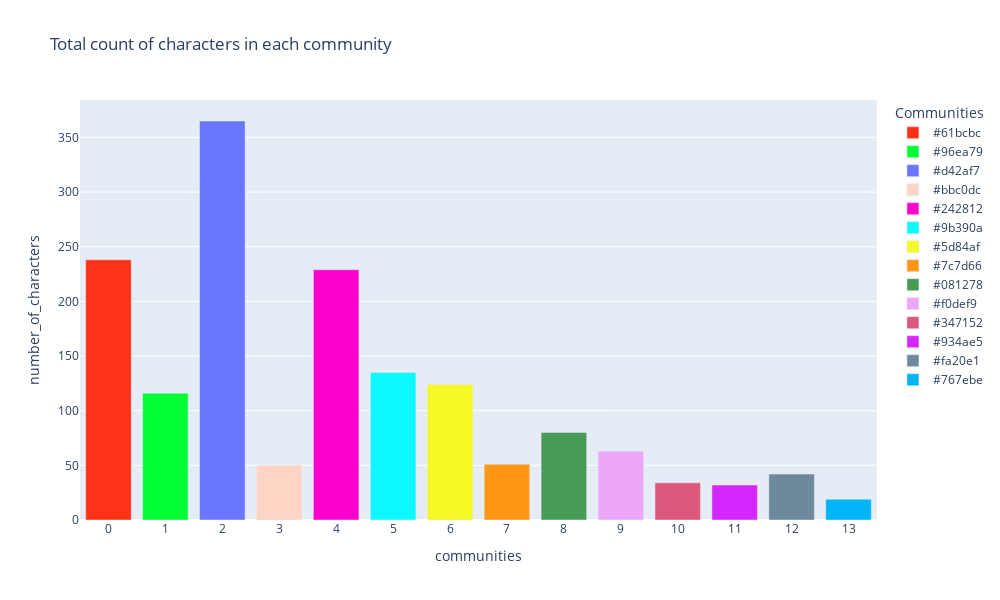

Here is the notebook cell this chart was saved with:
### Code cell
import plotly.express as px
df = px.data.tips()
fig = px.bar(df_com_plot, x='communities', y='number_of_characters',
             color='color',
             width=1500, height=400, color_discrete_sequence=px.colors.qualitative.Light24, 
             title="Total count of characters in each community",
             labels={"Count": "communities"})
fig.update_xaxes(showticklabels=True ) 
fig.update_layout(width=1000,height=600,xaxis=dict(type = "category") )
fig.update_layout(legend=dict(
    title = "Communities"
))

### Figure 1 — Plotly figure (JSON) as saved in the notebook; plotly's stock layout.template omitted (floating-point values rounded to 4 significant figures)
{"data": [{"alignmentgroup": "True", "hovertemplate": "color=#61bcbc<br>communities=%{x}<br>number_of_characters=%{y}<extra></extra>", "legendgroup": "#61bcbc", "marker": {"color": "#FD3216"}, "name": "#61bcbc", "offsetgroup": "#61bcbc", "orientation": "v", "showlegend": true, "textposition": "auto", "type": "bar", "x": [0], "xaxis": "x", "y": [238], "yaxis": "y"}, {"alignmentgroup": "True", "hovertemplate": "color=#96ea79<br>communities=%{x}<br>number_of_characters=%{y}<extra></extra>", "legendgroup": "#96ea79", "marker": {"color": "#00FE35"}, "name": "#96ea79", "offsetgroup": "#96ea79", "orientation": "v", "showlegend": true, "textposition": "auto", "type": "bar", "x": [1], "xaxis": "x", "y": [116], "yaxis": "y"}, {"alignmentgroup": "True", "hovertemplate": "color=#d42af7<br>communities=%{x}<br>number_of_characters=%{y}<extra></extra>", "legendgroup": "#d42af7", "marker": {"color": "#6A76FC"}, "name": "#d42af7", "offsetgroup": "#d42af7", "orientation": "v", "showlegend": true, "textposition": "auto", "type": "bar", "x": [2], "xaxis": "x", "y": [365], "yaxis": "y"}, {"alignmentgroup": "True", "hovertemplate": "color=#bbc0dc<br>communities=%{x}<br>number_of_characters=%{y}<extra></extra>", "legendgroup": "#bbc0dc", "marker": {"color": "#FED4C4"}, "name": "#bbc0dc", "offsetgroup": "#bbc0dc", "orientation": "v", "showlegend": true, "textposition": "auto", "type": "bar", "x": [3], "xaxis": "x", "y": [50], "yaxis": "y"}, {"alignmentgroup": "True", "hovertemplate": "color=#242812<br>communities=%{x}<br>number_of_characters=%{y}<extra></extra>", "legendgroup": "#242812", "marker": {"color": "#FE00CE"}, "name": "#242812", "offsetgroup": "#242812", "orientation": "v", "showlegend": true, "textposition": "auto", "type": "bar", "x": [4], "xaxis": "x", "y": [229], "yaxis": "y"}, {"alignmentgroup": "True", "hovertemplate": "color=#9b390a<br>communities=%{x}<br>number_of_characters=%{y}<extra></extra>", "legendgroup": "#9b390a", "marker": {"color": "#0DF9FF"}, "name": "#9b390a", "offsetgroup": "#9b390a", "orientation": "v", "showlegend": true, "textposition": "auto", "type": "bar", "x": [5], "xaxis": "x", "y": [135], "yaxis": "y"}, {"alignmentgroup": "True", "hovertemplate": "color=#5d84af<br>communities=%{x}<br>number_of_characters=%{y}<extra></extra>", "legendgroup": "#5d84af", "marker": {"color": "#F6F926"}, "name": "#5d84af", "offsetgroup": "#5d84af", "orientation": "v", "showlegend": true, "textposition": "auto", "type": "bar", "x": [6], "xaxis": "x", "y": [124], "yaxis": "y"}, {"alignmentgroup": "True", "hovertemplate": "color=#7c7d66<br>communities=%{x}<br>number_of_characters=%{y}<extra></extra>", "legendgroup": "#7c7d66", "marker": {"color": "#FF9616"}, "name": "#7c7d66", "offsetgroup": "#7c7d66", "orientation": "v", "showlegend": true, "textposition": "auto", "type": "bar", "x": [7], "xaxis": "x", "y": [51], "yaxis": "y"}, {"alignmentgroup": "True", "hovertemplate": "color=#081278<br>communities=%{x}<br>number_of_characters=%{y}<extra></extra>", "legendgroup": "#081278", "marker": {"color": "#479B55"}, "name": "#081278", "offsetgroup": "#081278", "orientation": "v", "showlegend": true, "textposition": "auto", "type": "bar", "x": [8], "xaxis": "x", "y": [80], "yaxis": "y"}, {"alignmentgroup": "True", "hovertemplate": "color=#f0def9<br>communities=%{x}<br>number_of_characters=%{y}<extra></extra>", "legendgroup": "#f0def9", "marker": {"color": "#EEA6FB"}, "name": "#f0def9", "offsetgroup": "#f0def9", "orientation": "v", "showlegend": true, "textposition": "auto", "type": "bar", "x": [9], "xaxis": "x", "y": [63], "yaxis": "y"}, {"alignmentgroup": "True", "hovertemplate": "color=#347152<br>communities=%{x}<br>number_of_characters=%{y}<extra></extra>", "legendgroup": "#347152", "marker": {"color": "#DC587D"}, "name": "#347152", "offsetgroup": "#347152", "orientation": "v", "showlegend": true, "textposition": "auto", "type": "bar", "x": [10], "xaxis": "x", "y": [34], "yaxis": "y"}, {"alignmentgroup": "True", "hovertemplate": "color=#934ae5<br>communities=%{x}<br>number_of_characters=%{y}<extra></extra>", "legendgroup": "#934ae5", "marker": {"color": "#D626FF"}, "name": "#934ae5", "offsetgroup": "#934ae5", "orientation": "v", "showlegend": true, "textposition": "auto", "type": "bar", "x": [11], "xaxis": "x", "y": [32], "yaxis": "y"}, {"alignmentgroup": "True", "hovertemplate": "color=#fa20e1<br>communities=%{x}<br>number_of_characters=%{y}<extra></extra>", "legendgroup": "#fa20e1", "marker": {"color": "#6E899C"}, "name": "#fa20e1", "offsetgroup": "#fa20e1", "orientation": "v", "showlegend": true, "textposition": "auto", "type": "bar", "x": [12], "xaxis": "x", "y": [42], "yaxis": "y"}, {"alignmentgroup": "True", "hovertemplate": "color=#767ebe<br>communities=%{x}<br>number_of_characters=%{y}<extra></extra>", "legendgroup": "#767ebe", "marker": {"color": "#00B5F7"}, "name": "#767ebe", "offsetgroup": "#767ebe", "orientation": "v", "showlegend": true, "textposition": "auto", "type": "bar", "x": [13], "xaxis": "x", "y": [19], "yaxis": "y"}], "layout": {"barmode": "relative", "height": 600, "legend": {"title": {"text": "Communities"}, "tracegroupgap": 0}, "title": {"text": "Total count of characters in each community"}, "width": 1000, "xaxis": {"anchor": "y", "domain": [0, 1], "showticklabels": true, "title": {"text": "communities"}, "type": "category"}, "yaxis": {"anchor": "x", "domain": [0, 1], "title": {"text": "number_of_characters"}}}}
